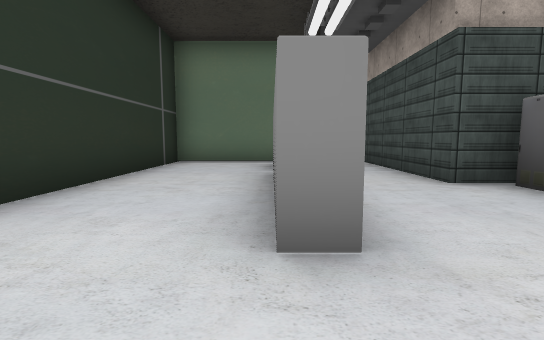
[1] (above)

16 first-person views from a walk through a Unity game level. The camera is 1.2 m above the floor, tilts 6° down and sees 85° across. The floor is counted in squares, 2 m on a side. Each view is taken from the middle of a square. On the plan, view 1 faces up. The plan holds only what a view shows up to about 9 squares ahead; the rest is blank. The place goes on beyond the plan. The player character is not drawn. Some surface patterns are stand-ins.

[2]
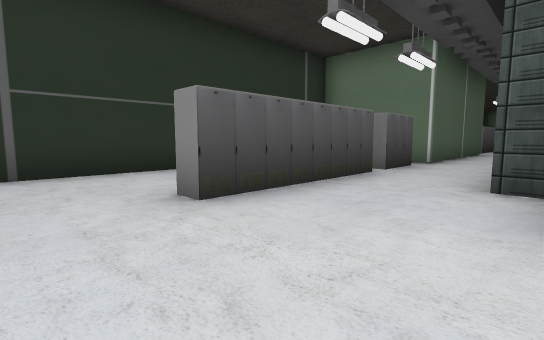

[3]
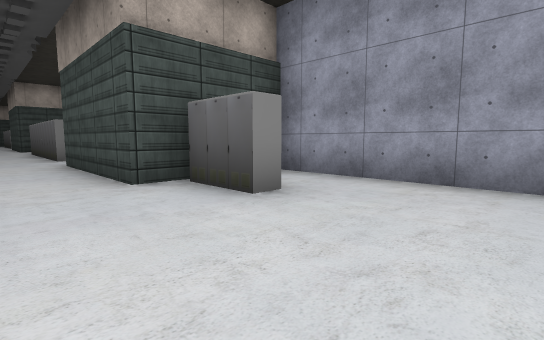

[4]
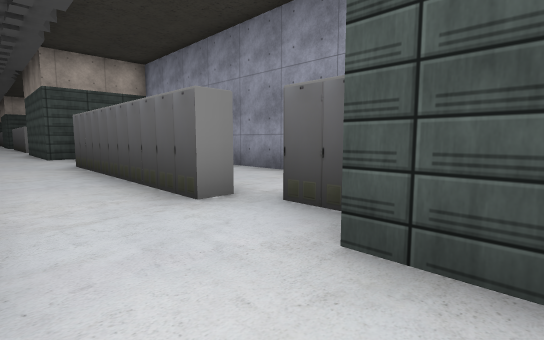

[5]
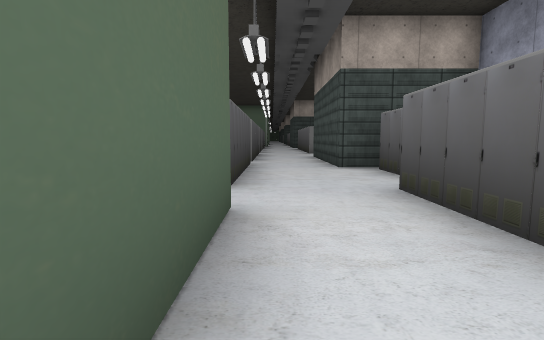

[6]
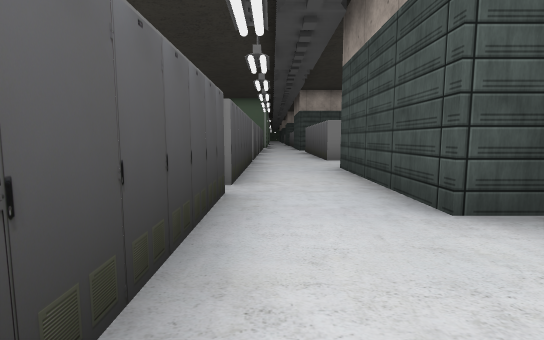

[7]
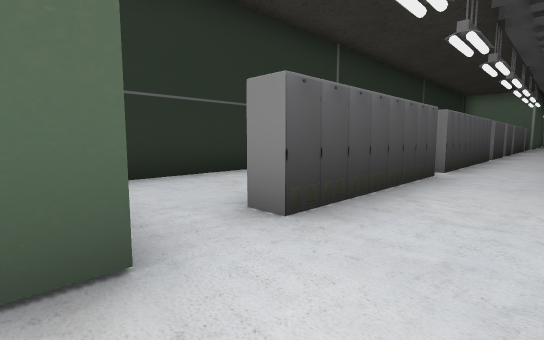

[8]
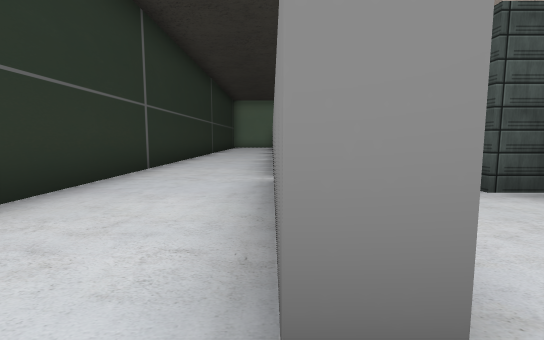

[9]
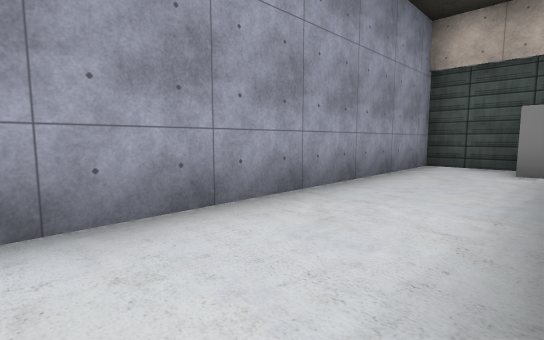

[10]
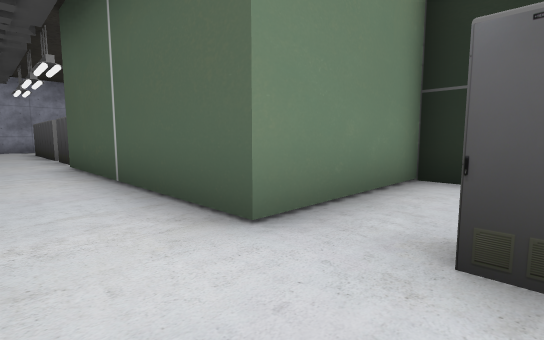

[11]
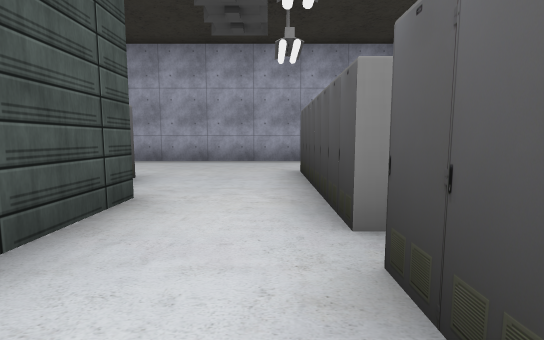

[12]
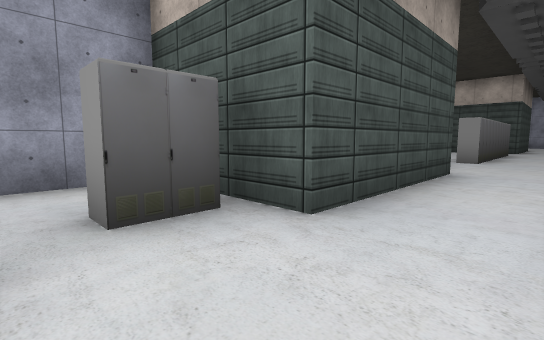

[13]
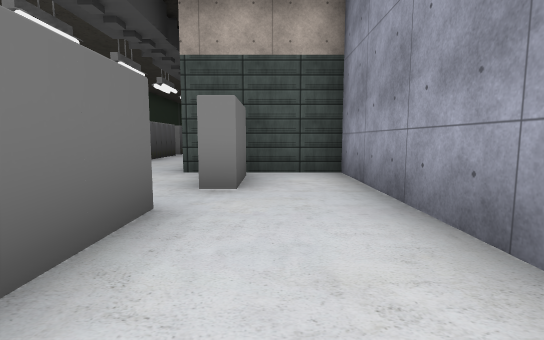

[14]
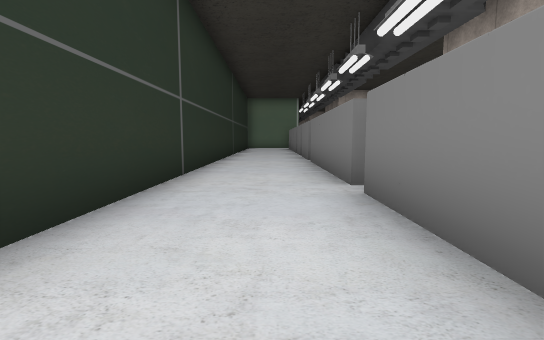

[15]
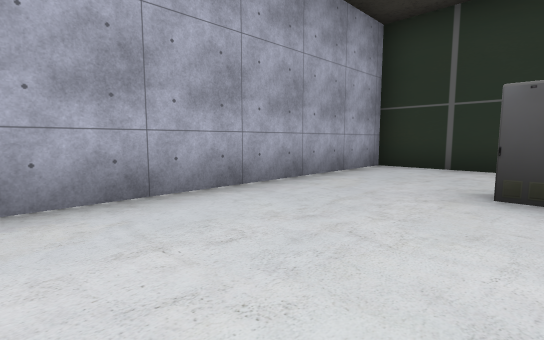

[16]
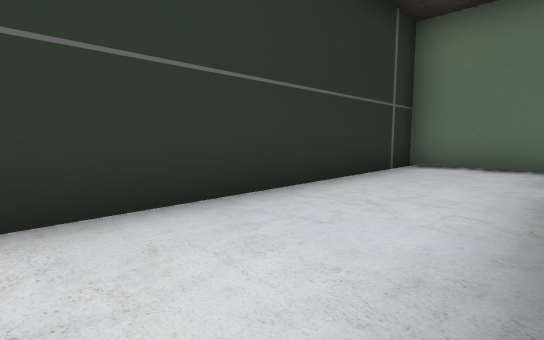

### Floor plan
Points are (right, up) in squares from view 1. A wall is a line through its corners. A room is listed if a view was taken in it or the views show most of it. See-through windows are left out.
Room 1 (views 1, 16)
walls: (0.5, 1.5) (0, 1.5) (0, 3.5); (0.7, 7.8) (-2.5, 7.8) (-2.5, -1.1) (0.4, -1.1)
ways out: opening at (0, 0.5) to room 2; gap at (0, 6) to room 2
Room 2 (views 2, 3, 4, 5, 6, 7, 8, 9, 10, 11, 12, 13, 15)
walls: (3, 9.6) (2.4, 9.6) (2.4, 14.5) (3, 14.5) (3, 13); (3.1, 8.2) (3.1, 9); (3.6, 7.9) (5.2, 7.9) (5.2, 17.3) (2.4, 17.3) (2.4, 21.1); (-0.5, 13.5) (0.7, 13.5) (0.7, 7.8); (0.5, 7.1) (0.5, 5.6); (0.5, 5.1) (0.5, 1.5); (3.4, 4) (2.4, 4) (2.4, 7.9); (0.5, 18.4) (0.5, 14.7) (0, 14.7); (3.6, 2.4) (3.1, 2.4) (3.1, 3.9); (3.1, 21.5) (3.1, 22.4); (5.2, 0.1) (5.2, 4); (0.5, 22.9) (0.5, 18.8); (0.4, -1.1) (4.8, -1.1)
ways out: opening at (0, 0.5) to room 1; gap at (0, 6) to room 1; opening at (0, 14) to room 3; gap at (0, 18.5) to room 3; gap at (0, 23) to room 3; gap at (3, 23) to room 4; gap at (3, 9)
Room 3 (view 14)
walls: (0, 18.8) (0, 22.9); (0, 14.7) (0, 18.4); (-2.5, 23.5) (-2.5, 13.5) (-0.5, 13.5)
ways out: opening at (0, 14) to room 2; gap at (0, 18.5) to room 2; gap at (0, 23) to room 2
Room 4 (no view inside)
walls: (5.2, 22) (5.2, 22.9); (2.4, 21.1) (3.8, 21.1)
ways out: gap at (3, 23) to room 2

Positions as (right, up) in squares from view 1, and headings:
1: (0, 0), facing up
2: (3, 0), facing up-left
3: (1, 0), facing up-right
4: (1, 7), facing up-right
5: (1, 11), facing up
6: (1, 15), facing up
7: (2, 13), facing up-left
8: (0, 14), facing up
9: (3, 15), facing down-right
10: (2, 15), facing down-left
11: (1, 7), facing down
12: (1, 23), facing down-right
13: (4, 12), facing up
14: (-1, 15), facing up
15: (4, 2), facing down-left
16: (0, 1), facing up-left
